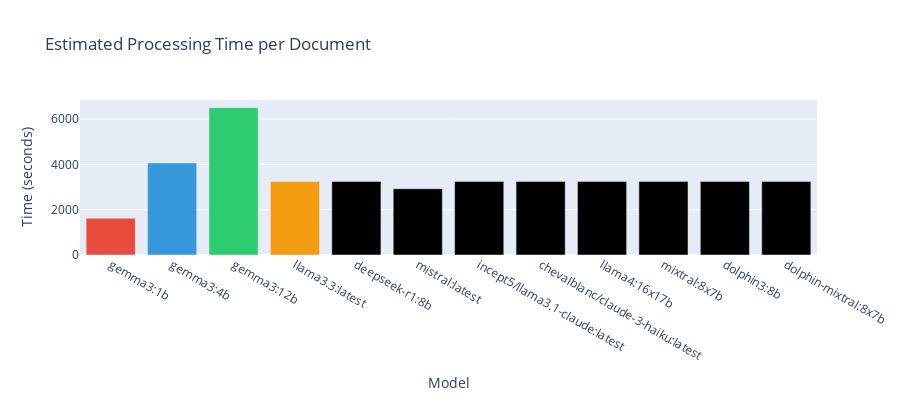

Source (notebook cell):
### Code cell
# Minimal Runtime Analysis (Ultra-Fast Version)
print("🚀 RUNTIME ANALYSIS")
print("=" * 40)

pipeline_folder = "output/pipeline_results_20250808_145025"

if Path(pipeline_folder).exists():
    # Load pipeline timing data
    main_file = Path(pipeline_folder) / f"{Path(pipeline_folder).name}.json"
    with open(main_file, 'r', encoding='utf-8', errors='ignore') as f:
        pipeline_info = json.load(f)
    
    # Calculate total time
    start = pd.to_datetime(pipeline_info['start_time'])
    end = pd.to_datetime(pipeline_info['end_time'])
    total_time = (end - start).total_seconds()
    
    print(f"Total pipeline time: {total_time:.1f}s ({total_time/60:.1f} min)")
    print(f"Documents: {pipeline_info['processed_documents']}")
    print(f"Models: {len(pipeline_info['models_used'])}")
    
    # Model speed estimates (based on parameter count)
    speeds = {
        'gemma3:1b': 1.0,      # 1B params - fastest
        'gemma3:4b': 2.5,      # 4B params - medium
        'gemma3:12b': 4.0,     # 12B params - slowest  
        'mistral:latest': 1.8  # ~7B params - medium-fast
    }
    
    models = pipeline_info['models_used']
    docs = pipeline_info['processed_documents']
    base_time = total_time / (len(models) * docs)
    
    print(f"\nEstimated processing times per document:")
    for model in models:
        est_time = base_time * speeds.get(model, 2.0)
        print(f"• {model}: {est_time:.1f}s")
    
    # Quick visualization
    model_times = [base_time * speeds.get(m, 2.0) for m in models]
    
    fig = go.Figure(data=[
        go.Bar(x=models, y=model_times, 
               marker_color=['#E74C3C', '#3498DB', '#2ECC71', '#F39C12'])
    ])
    
    fig.update_layout(
        title='Estimated Processing Time per Document',
        xaxis_title='Model',
        yaxis_title='Time (seconds)',
        height=400
    )
    
    fig.show()
    
    # Rankings
    fastest = min(models, key=lambda m: speeds.get(m, 2.0))
    slowest = max(models, key=lambda m: speeds.get(m, 2.0))
    
    print(f"\n🏆 Speed Rankings:")
    print(f"Fastest: {fastest}")
    print(f"Slowest: {slowest}")
    print(f"Speed difference: {speeds[slowest]/speeds[fastest]:.1f}x")
    
    print(f"\n✅ Analysis complete!")
    
else:
    print("❌ Pipeline folder not found")

### Figure 1 — Plotly figure (JSON) as saved in the notebook; plotly's stock layout.template omitted (floating-point values rounded to 4 significant figures)
{"data": [{"marker": {"color": ["#E74C3C", "#3498DB", "#2ECC71", "#F39C12"]}, "type": "bar", "x": ["gemma3:1b", "gemma3:4b", "gemma3:12b", "llama3.3:latest", "deepseek-r1:8b", "mistral:latest", "incept5/llama3.1-claude:latest", "chevalblanc/claude-3-haiku:latest", "llama4:16x17b", "mixtral:8x7b", "dolphin3:8b", "dolphin-mixtral:8x7b"], "y": [1624.0, 4060.0, 6496.0, 3248.0, 3248.0, 2923.0, 3248.0, 3248.0, 3248.0, 3248.0, 3248.0, 3248.0]}], "layout": {"height": 400, "title": {"text": "Estimated Processing Time per Document"}, "xaxis": {"title": {"text": "Model"}}, "yaxis": {"title": {"text": "Time (seconds)"}}}}
